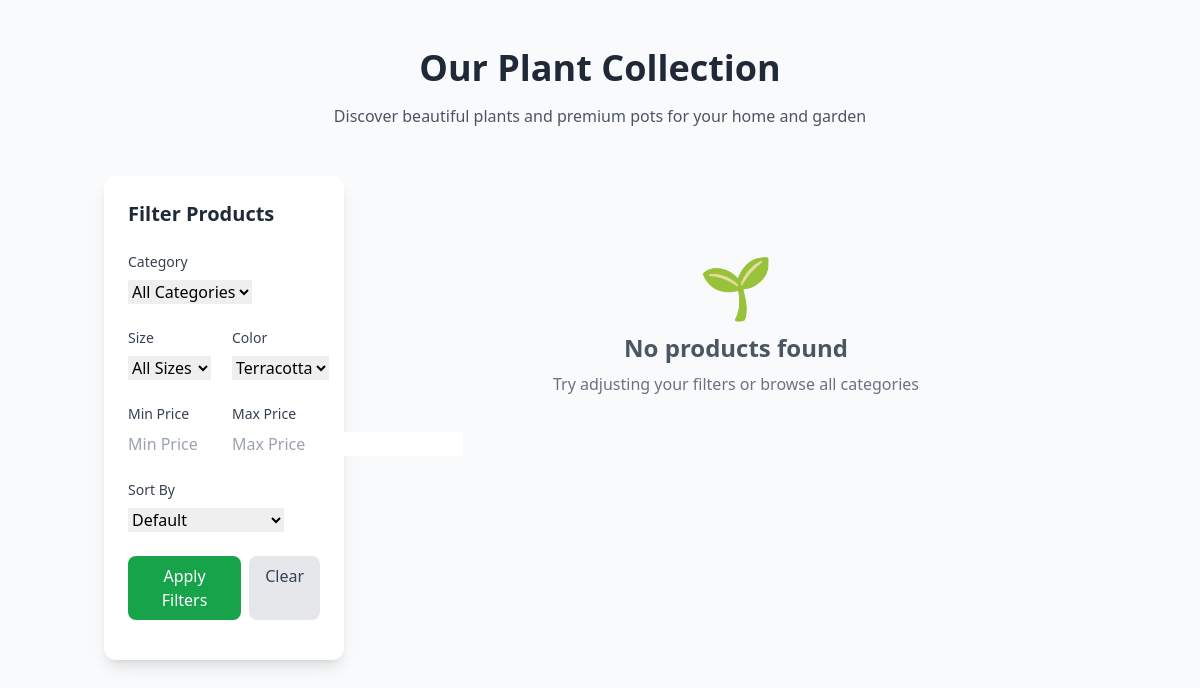
Page /products/?color=terracotta on the earlier database version.
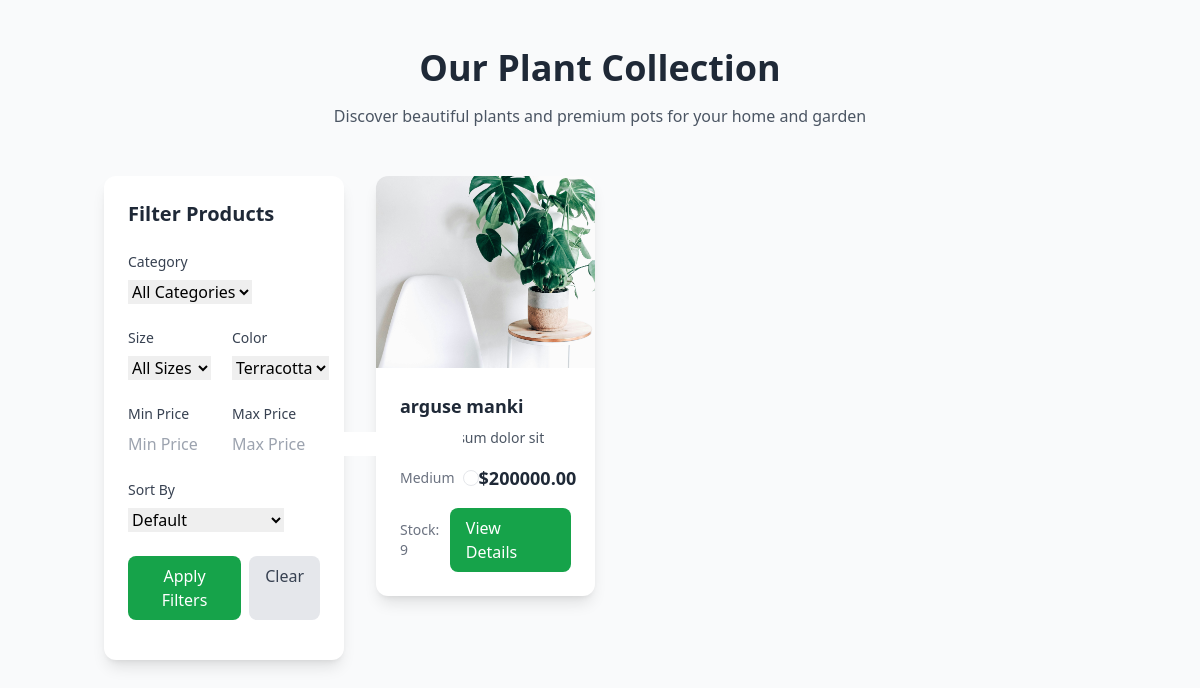
Same page on the later database version.
### product_module/models.py (models this page shows, shortened)
class Product(models.Model):
    SIZE_CHOICES = [
        ('small', _('Small')),
        ('medium', _('Medium')),
        ('large', _('Large')),
    ]
    COLOR_CHOICES = [
        ('white', _('White')),
        ('black', _('Black')),
        ('brown', _('Brown')),
        ('terracotta', _('Terracotta')),
        ('blue', _('Blue')),
        ('green', _('Green')),
        ('gray', _('Gray')),
        ('beige', _('Beige')),
    ]
    title = models.CharField(_('Product'), max_length=80, db_index=True)
    category = models.ManyToManyField(ProductCategory, related_name='products', verbose_name=_('Product Categories'))
    image = models.ImageField(_('Product Photo'), upload_to='images/products', null=True, blank=True)
    gallery = models.ManyToManyField('ProductGallery', blank=True, verbose_name=_('Product Gallery'))
    price = models.DecimalField(_('Price'), max_digits=10, decimal_places=2, validators=[MinValueValidator(0)])
    size = models.CharField(_('Size'), max_length=10, choices=SIZE_CHOICES, default='medium')
    color = models.CharField(_('Color'), max_length=20, choices=COLOR_CHOICES, default='terracotta')
    stock_quantity = models.PositiveIntegerField(_('Stock Quantity'), default=0)
    short_description = models.CharField(_('Short Description'), max_length=350, null=True, db_index=True)
    description = models.TextField(_('Description'), db_index=True)
    slug = models.SlugField(_('URL Title'), max_length=200, default='', blank=True, unique=True, db_index=True)
    is_active = models.BooleanField(_('Active Product'), default=True)
    is_delete = models.BooleanField(_('Delete Product'), default=False)
    is_featured = models.BooleanField(_('Featured Product'), default=False)
    created_at = models.DateTimeField(_('Created At'), auto_now_add=True)
    updated_at = models.DateTimeField(_('Updated At'), auto_now=True)
    class Meta:
        verbose_name = _('Product')
        verbose_name_plural = _('Products')
        ordering = ['-created_at']
    def get_absolute_url(self):
        return reverse('product_module:product_detail', kwargs={'slug': self.slug})
    @property
    def final_price(self):
        active_discount = self.discounts.filter(
            is_active=True,
            start_date__lte=timezone.now(),
            end_date__gte=timezone.now()
        ).first()
        if active_discount:
            if active_discount.discount_type == 'percentage':
                discount_amount = (self.price * active_discount.value) / 100
                return self.price - discount_amount
            else:
                return max(self.price - active_discount.value, 0)
        return self.price

### product_module/views.py (the view)
# urls.py: path('', views.product_list, name='product_list'),
def product_list(request):
    products = Product.objects.filter(is_active=True, is_delete=False)
    categories = ProductCategory.objects.filter(is_active=True, is_delete=False, parent=None)
    filter_form = ProductFilterForm(request.GET)
    if filter_form.is_valid():
        category = filter_form.cleaned_data.get('category')
        size = filter_form.cleaned_data.get('size')
        color = filter_form.cleaned_data.get('color')
        min_price = filter_form.cleaned_data.get('min_price')
        max_price = filter_form.cleaned_data.get('max_price')
        sort_by = filter_form.cleaned_data.get('sort_by')
        if category:
            products = products.filter(category=category)
        if size:
            products = products.filter(size=size)
        if color:
            products = products.filter(color=color)
        if min_price:
            products = products.filter(price__gte=min_price)
        if max_price:
            products = products.filter(price__lte=max_price)
        if sort_by == 'price_asc':
            products = products.order_by('price')
        elif sort_by == 'price_desc':
            products = products.order_by('-price')
        elif sort_by == 'name_asc':
            products = products.order_by('title')
        elif sort_by == 'name_desc':
            products = products.order_by('-title')
        elif sort_by == 'newest':
            products = products.order_by('-created_at')
    paginator = Paginator(products, 12)
    page_number = request.GET.get('page')
    page_obj = paginator.get_page(page_number)
    context = {
        'products': page_obj,
        'categories': categories,
        'filter_form': filter_form,
        'page_obj': page_obj
    }
    return render(request, 'product_module/product_list.html', context)

### product_module/forms.py (called while the page is built)
    def clean(self):
        cleaned_data = super().clean()
        min_price = cleaned_data.get('min_price')
        max_price = cleaned_data.get('max_price')
        if min_price and max_price and min_price > max_price:
            raise ValidationError(_('Minimum price cannot be greater than maximum price.'))
        return cleaned_data

### product_module/models.py (called while the page is built)
    def __str__(self):
        return f'{self.title}'

### product_module/templates/product_module/product_list.html (shortened to what the changed rows need)
{% extends 'base.html' %}
{% load static %}
{% block content %}
<div class="min-h-screen bg-gray-50 py-12">
    <div class="container mx-auto px-4">
        <div class="text-center mb-12">
            <h1 class="text-4xl font-bold text-gray-800 mb-4">Our Plant Collection</h1>
        </div>
        <div class="flex flex-col lg:flex-row gap-8">
            <main class="lg:w-3/4">
                {% if products %}
                    <div class="grid grid-cols-1 md:grid-cols-2 lg:grid-cols-3 gap-8">
                        {% for product in products %}
                        <div class="bg-white rounded-xl shadow-lg hover:shadow-xl transition duration-300 overflow-hidden">
                            <div class="relative">
                                {% if product.image %}
                                    <img src="{{ product.image.url }}" alt="{{ product.title }}" class="w-full h-48 object-cover">
                                {% else %}
                                    <div class="w-full h-48 bg-gray-200 flex items-center justify-center">
                                        <span class="text-gray-400">No Image</span>
                                    </div>
                                {% endif %}
                            </div>
                            <div class="p-6">
                                <h3 class="text-lg font-semibold text-gray-800 mb-2">{{ product.title }}</h3>
                                <p class="text-gray-600 text-sm mb-4">{{ product.short_description|truncatechars:80 }}</p>
                                <div class="flex items-center justify-between mb-4">
                                    <div class="flex items-center gap-2">
                                        <span class="text-sm text-gray-500 capitalize">{{ product.size }}</span>
                                        <span class="w-4 h-4 rounded-full border" style="background-color: {{ product.color }};"></span>
                                    </div>
                                    <div class="text-right">
                                        {% if product.final_price != product.price %}
                                            <span class="text-lg font-bold text-green-600">${{ product.final_price }}</span>
                                            <span class="text-sm text-gray-500 line-through ml-2">${{ product.price }}</span>
                                        {% else %}
                                            <span class="text-lg font-bold text-gray-800">${{ product.price }}</span>
                                        {% endif %}
                                    </div>
                                </div>
                                <div class="flex items-center justify-between">
                                    <span class="text-sm text-gray-500">Stock: {{ product.stock_quantity }}</span>
                                    <a href="{{ product.get_absolute_url }}" class="bg-green-600 text-white px-4 py-2 rounded-lg hover:bg-green-700 transition duration-200">
                                        View Details
                                    </a>
                                </div>
                            </div>
                        </div>
                        {% endfor %}
                    </div>
                {% else %}
                    <div class="text-center py-20">
                        <div class="text-gray-400 text-6xl mb-4">🌱</div>
                        <h2 class="text-2xl font-semibold text-gray-600 mb-2">No products found</h2>
                        <p class="text-gray-500">Try adjusting your filters or browse all categories</p>
                    </div>
                {% endif %}
            </main>
        </div>
    </div>
</div>
{% endblock %}

Differences in the rows shown:
added Product: image (picture), title "arguse manki", short_description "Lorem ipsum dolor sit", size "Medium", price "200000.00", stock_quantity "9"
Other differences:
text no longer shown: "🌱 No products found Try adjusting your filters or browse all categories"
